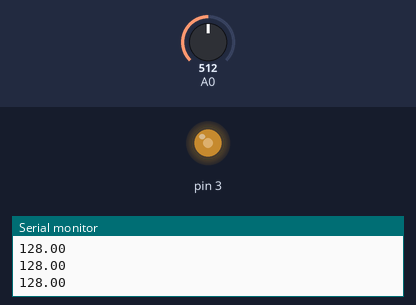
The sketch below on a simulated Arduino Uno, built with avr-gcc and run on an emulated ATmega328P. Shown: output pins drawn as LEDs (lit = HIGH), the last lines printed to the serial monitor. The inputs (shaded band) are chosen by the test bench; at power-on: A0 = 512.

Above: at 1.2 s.
1.3 s: A0 set to 716
At 2.5 s:
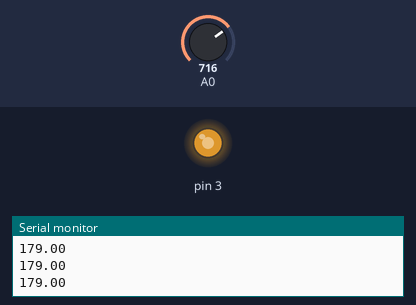
2.8 s: A0 set to 900
At 3.6 s:
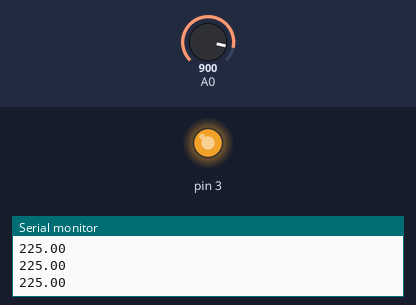
4.3 s: A0 set to 122
At 4.7 s:
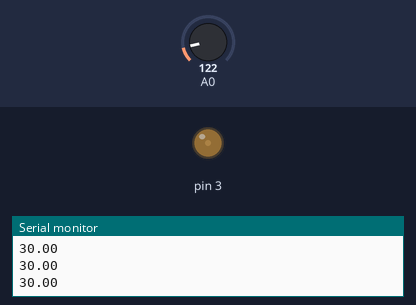
Timing chart, 0 to 7.3 s (numbered marks = the images above; inputs shaded):
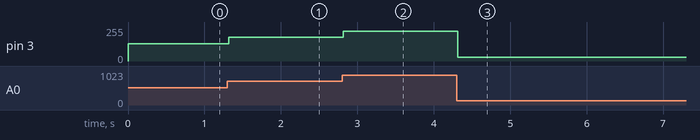

Measured:
- after the input at 1.3 s, pin 3: 128/255 → 179/255 at once
- after the input at 2.8 s, pin 3: 179/255 → 225/255 at once
- after the input at 4.3 s, pin 3: 225/255 → 30/255 at once

The sketch:

005LDR-LED.ino
```cpp
int Vin=5;        //voltage at 5V pin of arduino
float Vout=0;     //voltage at A0 pin of arduino
float R1=4700;    //value of known resistance
float R2=0;       //value of unknown resistance
int a2d_data=0;
float buffer=0;

void setup()
{
  Serial.begin(9600);
  pinMode(3,OUTPUT);
}

void loop()
{
  a2d_data=analogRead(A0);
  if(a2d_data)
  {
    buffer=a2d_data/4;
    analogWrite(3, buffer);

    Serial.println(buffer);


    delay(30);
  }
}
```
